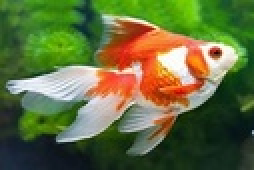
#> input picture KTT_CK/a.jpg, 127 x 85 px, shrunk from 270 x 180 before the run (shown 2 times larger)
$ jupyter execute KTTCK_2374802010164_PhamTheHung.ipynb
#> lines starting #> are read from the running program, lines starting #| are printed output that depends on the picture
# ĐỀ THI THỬ THỰC HÀNH NHẬP MÔN XỬ LÝ ẢNH

## Câu 1 (2 Điểm): Cho ảnh có tên là a.jpg và thực hiện các yêu cầu:
- Viết chương trình sử dụng mean filter cho ảnh (0.5 Điểm)
- Viết chương trình sử dụng filter xác định biên của hình ảnh trên(0.5 Điểm)
- Viết chương trình đổi màu ảnh từ không gian màu BGR sang một màu ngẫu nhiên (RGB) bằng cách thay đổi các kênh màu một cách ngẫu nhiên, sau đó lưu hình mới vào file a_random_color.jpg(0.5 Điểm)
- Chuyển ảnh sang không gian màu HSV và tách riêng kênh Hue, Saturation, Value để lưu thành ba ảnh grayscale tương ứng (a_hue.jpg, a_saturation.jpg, a_value.jpg) (0.5 Điểm)

[cell 1]
from PIL import Image
import numpy as np
import imageio.v2 as iio
import scipy.ndimage as sn
import matplotlib.pylab as plt
from skimage import filters
import random
import colorsys
#Viết chương trình sử dụng mean filter cho ảnh (0.5 Điểm)
a = iio.imread('a.jpg',  mode = "F")
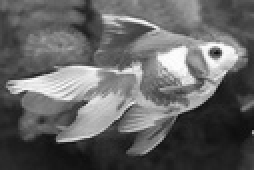
#> a: shape (85, 127) float32 (shown 2 times larger); min 11.18, max 254.5, mean 100.6
k = np.ones((5, 5)) / 25
b = sn.convolve(a, k).astype(np.uint8)
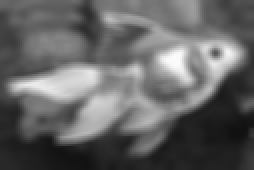
#> b: shape (85, 127) (shown 2 times larger); min 16, max 251, mean 100.1
#Viết chương trình sử dụng filter xác định biên của hình ảnh trên(0.5 Điểm)
c = filters.sobel(b)
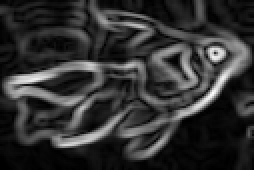
#> c: shape (85, 127) float64 (shown 2 times larger); min 0, max 0.214, mean 0.042; drawn with min black and max white
c = (c * 255).astype(np.uint8)
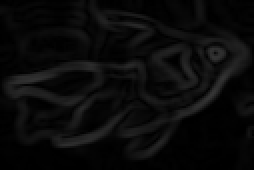
#> c: shape (85, 127) (shown 2 times larger); min 0, max 54, mean 10.2
#Viết chương trình đổi màu ảnh từ không gian màu BGR sang một màu ngẫu nhiên (RGB) bằng cách thay đổi các kênh màu một cách ngẫu nhiên, sau đó lưu hình mới vào file a_random_color.jpg
data = iio.imread("a.jpg")
kenh_mau = [0, 1, 2]
random.shuffle(kenh_mau)
bdata = data[:, :, kenh_mau]
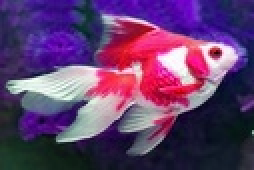
#> bdata: shape (85, 127, 3) (shown 2 times larger); mean R, G, B 98.7, 61.8, 109.1
iio.imsave("a_random_color.jpg", bdata )
#Chuyển ảnh sang không gian màu HSV và tách riêng kênh Hue, Saturation, Value để lưu thành ba ảnh grayscale tương ứng (a_hue.jpg, a_saturation.jpg, a_value.jpg
rgb = iio.imread("a.jpg")
rgb2hsv = np.vectorize(colorsys.rgb_to_hsv)
h,s,v = rgb2hsv(rgb[:,:,0], rgb[:,:,1], rgb[:,:,2])
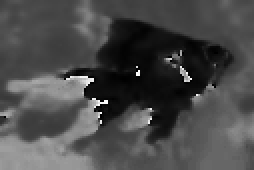
#> h: shape (85, 127) float64 (shown 2 times larger); min 0, max 0.995, mean 0.292
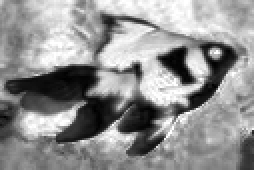
#> s: shape (85, 127) float64 (shown 2 times larger); min 0, max 1, mean 0.571
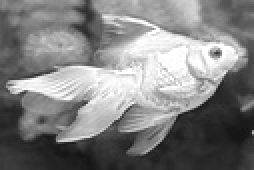
#> v: shape (85, 127) (shown 2 times larger); min 17, max 255, mean 128.8
h_img = (h * 255).astype(np.uint8)
s_img = (s * 255).astype(np.uint8)
v_img = (v * 255).astype(np.uint8)
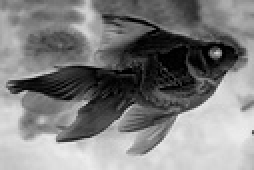
#> v_img: shape (85, 127) (shown 2 times larger); min 1, max 239, mean 127.2
iio.imwrite("a_hue.jpg", h_img)
iio.imwrite("a_saturation.jpg", s_img)
iio.imwrite("a_value.jpg", v_img)

plt.subplot(3,3,1)
plt.imshow(a, cmap = "gray")
plt.subplot(3,3,2)
plt.imshow(b, cmap = "gray")

plt.subplot(3,3,3)
plt.imshow(c, cmap = "gray")

plt.subplot(3,3,4)
plt.imshow(bdata)

plt.subplot(3, 3, 5)
plt.imshow(h_img)
plt.subplot(3, 3, 6)
plt.imshow(s_img)
plt.subplot(3, 3, 7)
plt.imshow(v_img)


plt.show()

$ run again, with KTT_CK/a_saturation.jpg copied over KTT_CK/a.jpg
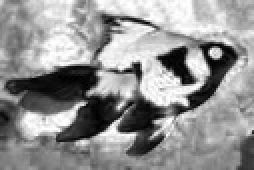
#> input picture KTT_CK/a_saturation.jpg, 127 x 85 px, shrunk from 270 x 180 before the run (shown 2 times larger)
#> a is the input picture: shape (85, 127) float32; min 0, max 255, mean 146.5
#> `b = sn.convolve(a, k).astype(np.uint8)`:
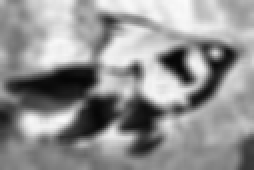
#> b: shape (85, 127) (shown 2 times larger); min 5, max 251, mean 146
#> `c = filters.sobel(b)`:
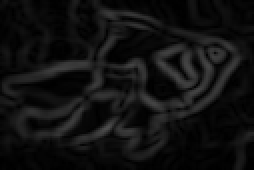
#> c: shape (85, 127) float64 (shown 2 times larger); min 0, max 0.301, mean 0.0669
